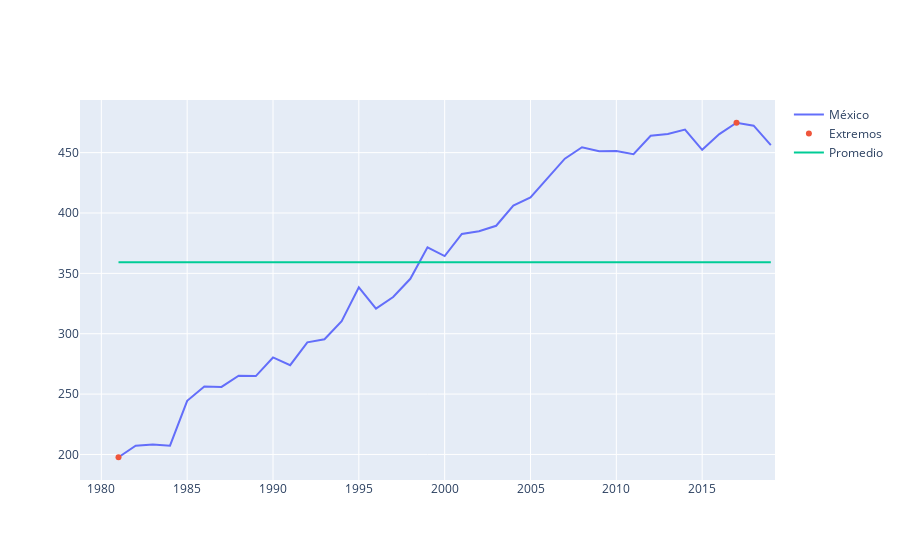

Notebook code cell kept with this figure:
### Code cell
pais = 'México'
columna = 'Emisiones_de_CO2'
df = Latam_co2[(Latam_co2['Pais'] == pais) & (Latam_co2.Emisiones_de_CO2 != -1)][['Anio', columna]]
avg = df[columna].mean()
maxmin = df[(df[columna] == df[columna].min()) | (df[columna] == df[columna].max())]

fig = go.Figure()
fig.add_trace(go.Scatter(x = df['Anio'], y = df[columna], name = pais))
fig.add_trace(go.Scatter(x = maxmin['Anio'], y = maxmin[columna], mode = 'markers', name = 'Extremos'))
fig.add_trace(go.Scatter(x = df['Anio'], y = avg*np.ones(len(df)), name = 'Promedio'))
fig.show()

### Figure 1 — Plotly figure (JSON) as saved in the notebook; plotly's stock layout.template omitted (floating-point values rounded to 4 significant figures)
{"data": [{"name": "México", "type": "scatter", "x": [1981, 1982, 1983, 1984, 1985, 1986, 1987, 1988, 1989, 1990, 1991, 1992, 1993, 1994, 1995, 1996, 1997, 1998, 1999, 2000, 2001, 2002, 2003, 2004, 2005, 2006, 2007, 2008, 2009, 2010, 2011, 2012, 2013, 2014, 2015, 2016, 2017, 2018, 2019], "y": [197.7, 207.2, 208.2, 207.2, 244.4, 256.2, 256.0, 265.2, 264.9, 280.4, 273.9, 292.8, 295.5, 310.4, 338.5, 320.8, 330.4, 345.5, 371.6, 364.3, 382.6, 384.9, 389.4, 406.2, 413.0, 428.9, 445.0, 454.4, 451.1, 451.4, 448.7, 464.0, 465.4, 469.1, 452.3, 465.3, 474.7, 472.4, 456.1]}, {"mode": "markers", "name": "Extremos", "type": "scatter", "x": [1981, 2017], "y": [197.7, 474.7]}, {"name": "Promedio", "type": "scatter", "x": [1981, 1982, 1983, 1984, 1985, 1986, 1987, 1988, 1989, 1990, 1991, 1992, 1993, 1994, 1995, 1996, 1997, 1998, 1999, 2000, 2001, 2002, 2003, 2004, 2005, 2006, 2007, 2008, 2009, 2010, 2011, 2012, 2013, 2014, 2015, 2016, 2017, 2018, 2019], "y": [359.1, 359.1, 359.1, 359.1, 359.1, 359.1, 359.1, 359.1, 359.1, 359.1, 359.1, 359.1, 359.1, 359.1, 359.1, 359.1, 359.1, 359.1, 359.1, 359.1, 359.1, 359.1, 359.1, 359.1, 359.1, 359.1, 359.1, 359.1, 359.1, 359.1, 359.1, 359.1, 359.1, 359.1, 359.1, 359.1, 359.1, 359.1, 359.1]}], "layout": {}}
